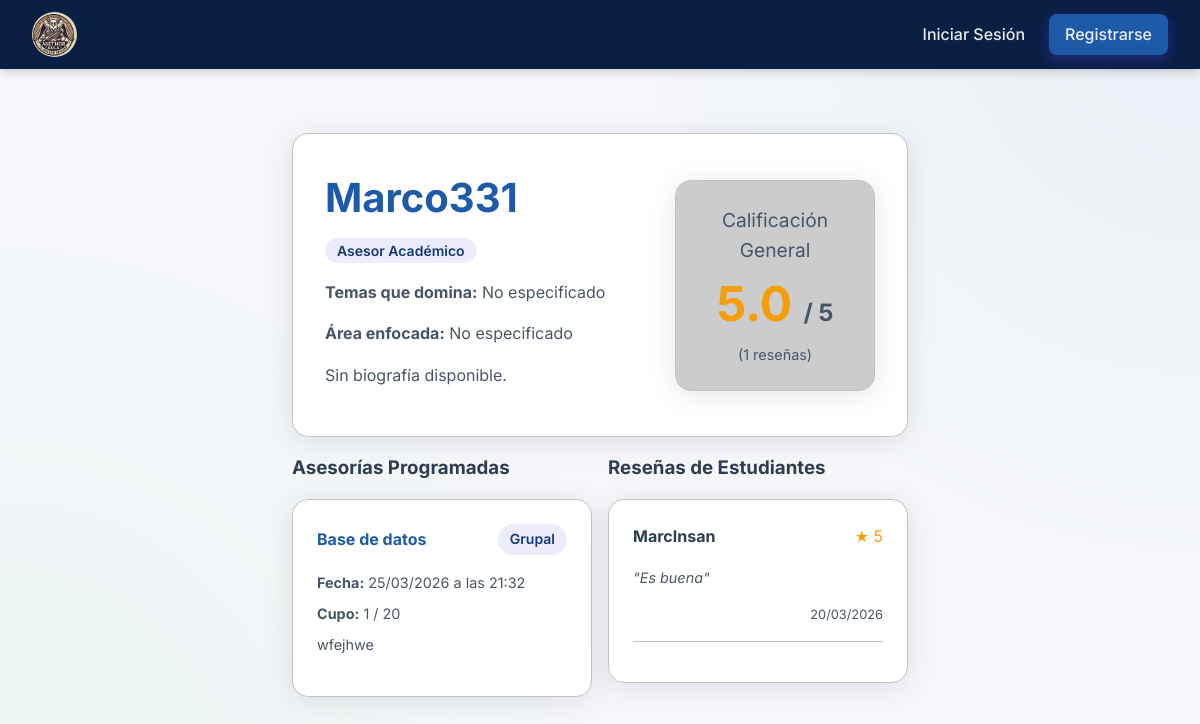
Screenshot of /asesor/2 with the database file from the repository.
### app/models.py (models this page shows, shortened)
class Profile(db.Model):
    id = db.Column(db.Integer, primary_key=True)
    user_id = db.Column(db.Integer, db.ForeignKey('user.id'), nullable=False)
    full_name = db.Column(db.String(100), nullable=True)
    bio = db.Column(db.Text, nullable=True)
    strengths = db.Column(db.String(200), nullable=True) # e.g. "matemáticas, programación"
    focus_areas = db.Column(db.String(200), nullable=True) # e.g. "álgebra, base de datos sql"
    rating_avg = db.Column(db.Float, default=0.0) # Calculated average for Asesores

class TutoringSession(db.Model):
    id = db.Column(db.Integer, primary_key=True)
    asesor_id = db.Column(db.Integer, db.ForeignKey('user.id'), nullable=False)
    topic = db.Column(db.String(100), nullable=False)
    description = db.Column(db.Text, nullable=False)
    date = db.Column(db.Date, nullable=False)
    start_time = db.Column(db.Time, nullable=False)
    end_time = db.Column(db.Time, nullable=False)
    session_type = db.Column(db.String(20), nullable=False, default='Individual') # Individual, Grupal
    capacity = db.Column(db.Integer, default=1)
    enrollments = db.relationship('Enrollment', backref='session', cascade='all, delete-orphan')
    reviews = db.relationship('Review', foreign_keys='Review.session_id', backref='session_reviewed', cascade='all, delete-orphan')

class Review(db.Model):
    id = db.Column(db.Integer, primary_key=True)
    student_id = db.Column(db.Integer, db.ForeignKey('user.id'), nullable=False)
    session_id = db.Column(db.Integer, db.ForeignKey('tutoring_session.id'), nullable=False)
    asesor_id = db.Column(db.Integer, db.ForeignKey('user.id'), nullable=False)
    rating = db.Column(db.Integer, nullable=False) # 1 to 5
    comment = db.Column(db.Text, nullable=True)
    created_at = db.Column(db.DateTime, nullable=False, default=datetime.utcnow)

### app/routes/main.py (the view)
@main.route('/asesor/<int:asesor_id>')
def asesor_profile(asesor_id):
    asesor = User.query.get_or_404(asesor_id)
    if asesor.role != 'Asesor':
        abort(404)
    active_sessions = TutoringSession.query.filter_by(asesor_id=asesor_id).order_by(TutoringSession.date.desc()).all()
    reviews = Review.query.filter_by(asesor_id=asesor_id).order_by(Review.created_at.desc()).all()
    return render_template('main/asesor_profile.html', title=f'Perfil de {asesor.profile.full_name or asesor.username}', asesor=asesor, sessions=active_sessions, reviews=reviews)

### app/templates/main/asesor_profile.html (shortened to what this page needs)
{% extends 'base.html' %}
{% block content %}
<div class="glass card d-flex gap-1 align-center mb-2" style="padding: 2rem; flex-wrap: wrap;">
    <div style="flex: 2; min-width: 300px;">
        <h2 style="font-size: 2.5rem; margin-bottom: 0.5rem; color: var(--primary-color);">{{ asesor.profile.full_name or asesor.username }}</h2>
        <span class="badge">Asesor Académico</span>
        <div class="mt-2">
            <p><strong>Temas que domina:</strong> {{ asesor.profile.strengths or 'No especificado' }}</p>
            <p><strong>Área enfocada:</strong> {{ asesor.profile.focus_areas or 'No especificado' }}</p>
            <p class="mt-2">{{ asesor.profile.bio or 'Sin biografía disponible.' }}</p>
        </div>
    </div>
    <div style="flex: 1; text-align: center; min-width: 200px;">
        <div class="glass" style="display: inline-block; padding: 1.5rem; text-align: center; background: rgba(0,0,0,0.2);">
            <p style="font-size: 1.2rem; color: var(--text-secondary); margin: 0;">Calificación General</p>
            <div class="star-rating" style="font-size: 3rem; font-weight: 700;">
                {{ asesor.profile.rating_avg }} <span style="font-size: 1.5rem; color: var(--text-secondary);">/ 5</span>
            </div>
            <p style="font-size: 0.9rem; margin: 0;">({{ reviews|length }} reseñas)</p>
        </div>
    </div>
</div>
<div class="d-flex gap-1" style="align-items: flex-start; flex-wrap: wrap;">
    <div style="flex: 2; min-width: 300px;">
        <h3 class="mb-2">Asesorías Programadas</h3>
        {% if sessions %}
            {% for session in sessions %}
            <div class="glass card mb-2" style="padding: 1.5rem;">
                <div class="d-flex justify-between align-center mb-2">
                    <h4 style="margin: 0; color: var(--primary-color);">{{ session.topic }}</h4>
                    <span class="badge">{{ session.session_type }}</span>
                </div>
                <p style="font-size: 0.9rem; margin-bottom: 0.5rem;"><strong>Fecha:</strong> {{ session.date.strftime('%d/%m/%Y') }} a las {{ session.start_time.strftime('%H:%M') }}</p>
                <p style="font-size: 0.9rem; margin-bottom: 0.5rem;"><strong>Cupo:</strong> {{ session.enrollments|length }} / {{ session.capacity }}</p>
                <p style="margin-bottom: 1rem; font-size: 0.9rem;">{{ session.description }}</p>
            </div>
            {% endfor %}
        {% else %}
            <p class="glass card">Este asesor no tiene asesorías programadas actualmente.</p>
        {% endif %}
    </div>
    <div style="flex: 1; min-width: 300px;">
        <h3 class="mb-2">Reseñas de Estudiantes</h3>
        {% if reviews %}
            <div class="glass card" style="padding: 1.5rem; max-height: 600px; overflow-y: auto;">
                {% for review in reviews %}
                <div style="border-bottom: 1px solid var(--surface-border); padding-bottom: 1rem; margin-bottom: 1rem;">
                    <div class="d-flex justify-between align-center mb-2">
                        <strong>{{ review.student_reviewer.profile.full_name or review.student_reviewer.username }}</strong>
                        <span class="star-rating" style="font-size: 1rem;">★ {{ review.rating }}</span>
                    </div>
                    {% if review.comment %}
                        <p style="font-size: 0.9rem; font-style: italic;">"{{ review.comment }}"</p>
                    {% else %}
                        <p style="font-size: 0.9rem; color: var(--text-secondary);">Sin comentario adicional.</p>
                    {% endif %}
                    <p style="font-size: 0.8rem; color: var(--text-secondary); text-align: right; margin: 0;">{{ review.created_at.strftime('%d/%m/%Y') }}</p>
                </div>
                {% endfor %}
            </div>
        {% else %}
            <p class="glass card">Aún no hay reseñas.</p>
        {% endif %}
    </div>
</div>
{% endblock %}

### app/static/css/style.css (style rules this page uses)
:root { --bg-color: #F5F7FA; --navbar-bg: #0A1F44; --surface-color: #FFFFFF; --surface-border: #BDC3C7; --primary-color: #1E5AA8; --primary-hover: #123A73; --text-primary: #2C3E50; --text-secondary: #475569; --danger-color: #E74C3C; --success-color: #2ECC71; --warning-color: #f59e0b; --font-family: 'Inter', sans-serif; }
* { box-sizing: border-box; margin: 0; padding: 0; }
body { background-color: var(--bg-color); color: var(--text-primary); font-family: var(--font-family); line-height: 1.6; min-height: 100vh; display: flex; flex-direction: column; background-image: radial-gradient(circle at top right, rgba(30, 90, 168, 0.05), transparent 40%), radial-gradient(circle at bottom left, rgba(46, 204, 113, 0.05), transparent 40%); background-attachment: fixed; }
.glass { background: var(--surface-color); backdrop-filter: blur(12px); -webkit-backdrop-filter: blur(12px); border: 1px solid var(--surface-border); border-radius: 16px; box-shadow: 0 4px 30px rgba(0, 0, 0, 0.1); }
.card { padding: 2rem; margin-bottom: 2rem; }
h1, h2, h3 { margin-bottom: 1rem; font-weight: 700; color: var(--text-primary); }
p { margin-bottom: 1rem; color: var(--text-secondary); }
.mt-2 { margin-top: 1rem; }
.mb-2 { margin-bottom: 1rem; }
.d-flex { display: flex; }
.justify-between { justify-content: space-between; }
.align-center { align-items: center; }
.gap-1 { gap: 1rem; }
.star-rating { color: var(--warning-color); font-size: 1.25rem; }
.badge { padding: 0.25rem 0.75rem; border-radius: 999px; font-size: 0.875rem; font-weight: 600; background: rgba(79, 70, 229, 0.1); color: var(--primary-hover); }

### rows the page displays
Profile: profile "Marco331", profile "No especificado", profile "Sin biografía disponible.", profile.rating_avg "5.0"
TutoringSession: topic "Base de datos", session_type "Grupal", date "25/03/2026", start_time "21:32", enrollments|length "1", capacity "20", description "wfejhwe"
Review: student_reviewer.profile "MarcInsan", rating "5", comment "Es buena", created_at "20/03/2026"

### other values shown
{{ reviews|length }} "1"
